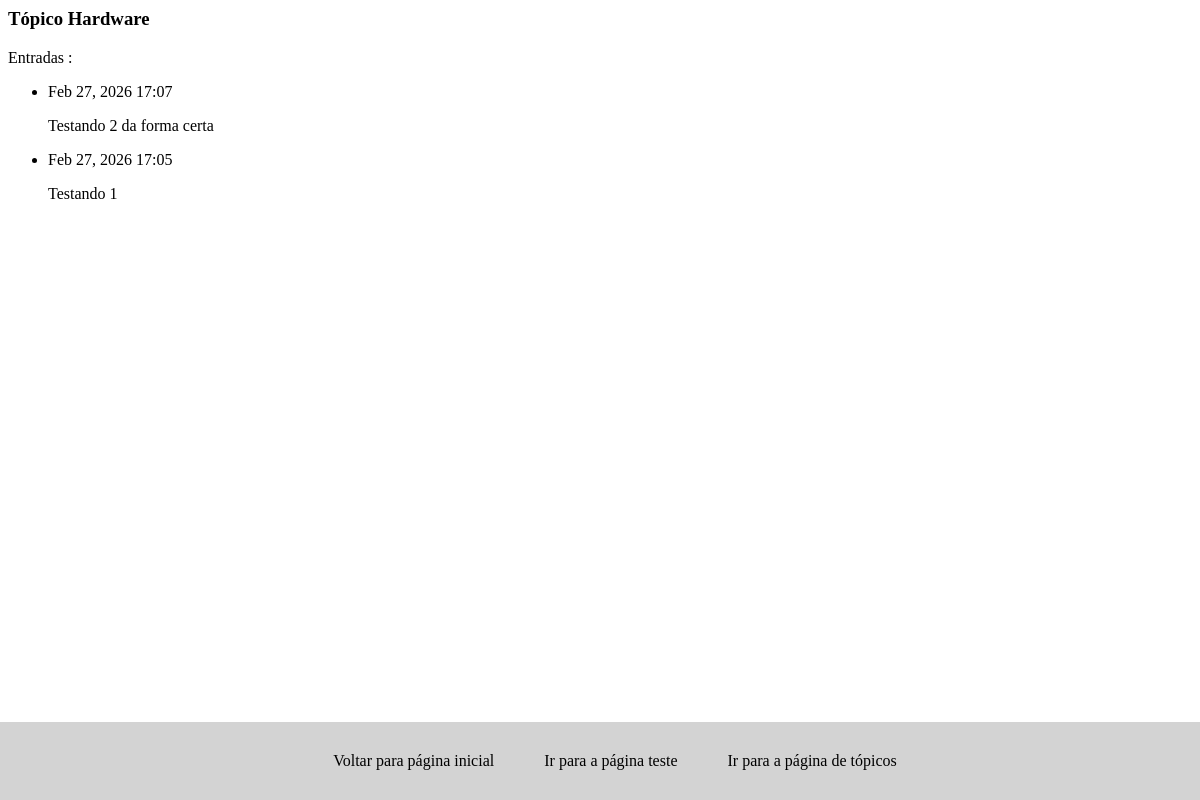
The page /topics/9/ on the database its author committed.
### learning_logs/models.py (models this page shows, shortened)
class Topic(models.Model):
    text = models.CharField(max_length=200)
    date_added = models.DateTimeField(auto_now_add=True)
    def __str__(self):
        return self.text

class Entry(models.Model):
    topic = models.ForeignKey(Topic, on_delete=models.CASCADE)
    text = models.TextField()
    date_added = models.DateTimeField(auto_now_add=True)
    class Meta:
        verbose_name_plural = 'entries'

### learning_logs/views.py (the view)
# urls.py: path('topics/<topic_id>/', views.topic, name='topic'),
def topic(request, topic_id):
    topic = Topic.objects.get(id = topic_id)
    entries = topic.entry_set.order_by('-date_added')
    context = {'topic': topic, 'entries': entries}
    return render(request, 'learning_logs/topic.html', context)

### learning_logs/templates/learning_logs/topic.html
{% extends "learning_logs/base.html" %}
{% block content %}
    <h3>Tópico {{ topic }}</h3>
    <p>Entradas :
        <ul>
            {% for entry in entries %}
                <li>
                    <p>{{ entry.date_added | date:'M d, Y H:i'}}</p>
                    <p>{{ entry.text | linebreaks }}</p>
                </li>
            {% empty %}
            <li>
                Não há registros
            </li>
            {% endfor %}
        </ul>
    </p>
{% endblock content%}

### rows shown on the page
Topic: text "Hardware"
Entry: date_added "Feb 27, 2026 17:07", text "Testando 2 da forma certa"
Entry: date_added "Feb 27, 2026 17:05", text "Testando 1"
